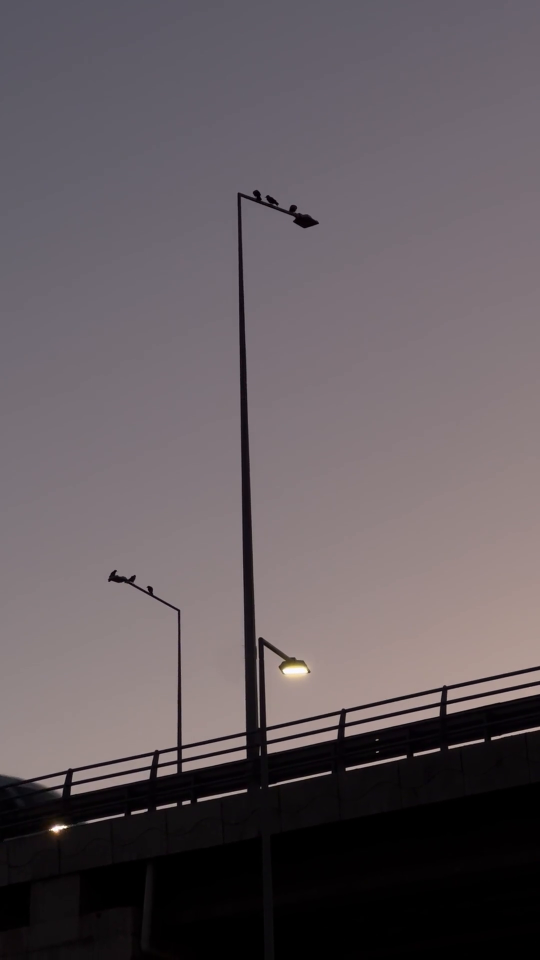
#> input picture frame 73 of opencv_study/videos/video3.mp4, 1080 x 1920 px (shown at 1/2 size)
$ python opencv_traking.py
#> lines starting #> are read from the running program, lines starting #| are printed output that depends on the picture; after the words box and inside, x2 and y2 are one past the last pixel; in counts of white or black regions, pixels touching at a corner belong together

import cv2
import math

# 객체 추적 - 움직이는 객체를 추적하기

cap = cv2.VideoCapture("opencv_study/videos/video3.mp4")

bgdl = cv2.createBackgroundSubtractorMOG2(
    history=300,
    varThreshold=35,
    detectShadows=True
)

# 객체 추적용
next_id = 1
objects = {}    # id : (x,y)
max_dist = 60
max_miss = 30

while True:
    ret, frame = cap.read()
#> frame is the input picture: shape (1920, 1080, 3); mean B, G, R 94.2, 89.9, 98.3
    if not ret: break

    frame = cv2.resize(frame, (360,640))
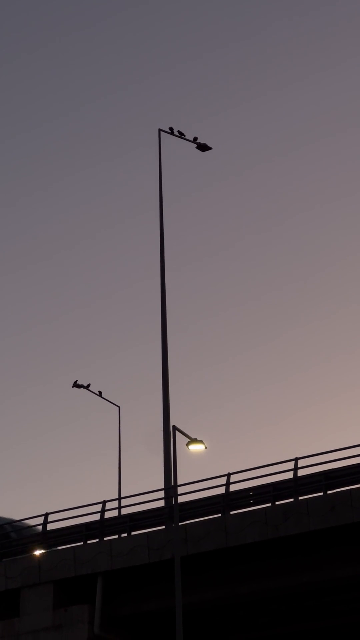
#> frame: shape (640, 360, 3); mean B, G, R 94.2, 89.9, 98.3

    fgmask = bgdl.apply(frame) # 배경 제거
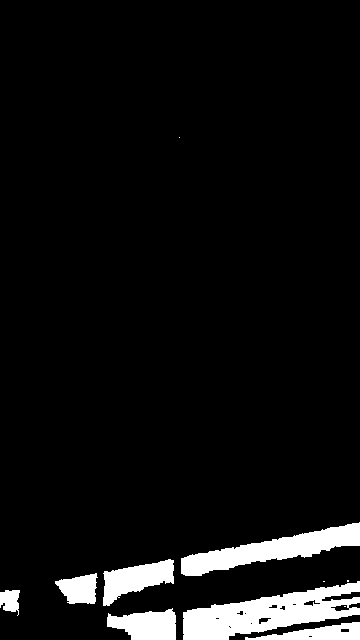
#> fgmask: shape (640, 360); values 127 (black) and 255 (white), 6.5% white; 11 white regions (4 under 20 px), largest, box (x1, y1, x2, y2) and area: (183, 581, 360, 640) 5353, (181, 522, 360, 576) 3729, (103, 559, 174, 606) 1792

    _, thresh = cv2.threshold( fgmask, 200, 255, cv2.THRESH_BINARY)

    # 모폴로지 작업
    kernel = cv2.getStructuringElement( cv2.MORPH_RECT, (3,3))
    fmask = cv2.morphologyEx( # 노이즈 제거 (작은점 제거)
        thresh, cv2.MORPH_OPEN, kernel, iterations=1
    )
#> fmask: shape (640, 360); 6.4% white; 7 white regions, largest, box (x1, y1, x2, y2) and area: (183, 581, 360, 640) 5338, (181, 523, 360, 576) 3721, (103, 559, 174, 606) 1783

    mask = cv2.morphologyEx( # 끊어진 움직임 영역 연결
        fmask, cv2.MORPH_CLOSE, kernel, iterations=2
    )
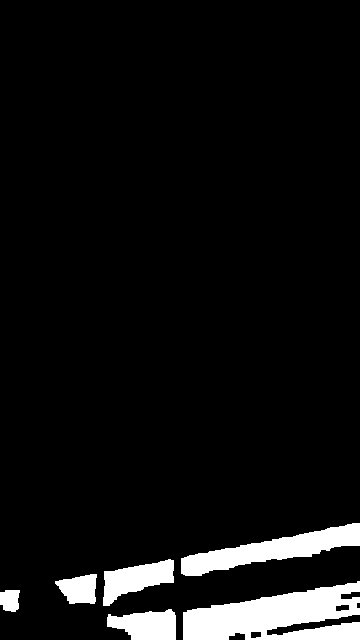
#> mask: shape (640, 360); 6.6% white; 6 white regions

    contours, _ = cv2.findContours(
        mask, cv2.RETR_EXTERNAL, cv2.CHAIN_APPROX_SIMPLE
    )
#> contours = 6 contours; box (x1, y1, x2, y2) and area: (183, 581, 360, 640) 6560, (181, 523, 360, 576) 3534, (103, 559, 174, 606) 1694, (107, 609, 176, 640) 1501, (55, 574, 97, 604) 842, (0, 590, 20, 612) 330

    copy = frame.copy()
    detections = []

    for cnt in contours:
        area = cv2.contourArea(cnt)
        if area < 30: continue

        x,y,w,h = cv2.boundingRect(cnt)
        if h > w*2:
            continue

        # 움직이는 객체의 중심점 찾기
        cx = x + w//2
        cy = y + h//2
        detections.append({"x":x, "y":y, "w":w, "h":h, "cx":cx, "cy":cy})
#> this loop made 6 passes
#> (area, x, y, w, h, cx, cy) on passes 1 to 6: (1501, 107, 609, 69, 31, 141, 624), (330.5, 0, 590, 20, 22, 10, 601), (6559.5, 183, 581, 177, 59, 271, 610), (841.5, 55, 574, 42, 30, 76, 589), (1694, 103, 559, 71, 47, 138, 582), (3534.5, 181, 523, 179, 53, 270, 549)
#> after the loop, detections = 6 items

    for obj_id in objects:
        objects[obj_id]["miss"] += 1

    used_ids = set()

    for det in detections:
        cx = det["cx"]
        cy = det["cy"]

        match_id = None
        min_dist = 1000

        for obj_id, obj in objects.items():
            if obj_id in used_ids:
                continue

            old_cx = obj["cx"]
            old_cy = obj["cy"]

            dist = math.hypot(cx - old_cx, cy - old_cy)

            if dist < min_dist and dist < max_dist:
                min_dist = dist
                match_id = obj_id

        if match_id is None:
            match_id = next_id
            next_id += 1

        objects[match_id] = {
            "cx":cx,
            "cy":cy,
            "miss":0,
            "x":det["x"],
            "y":det["y"],
            "w":det["w"],
            "h":det["h"]
        }
        used_ids.add(match_id)
#> this loop made 6 passes
#> (det, cx, cy) on passes 1, 2, 4, 5: ({'x': 107, 'y': 609, 'w': 69, 'h': 31, 'cx': 141, 'cy': 624}, 141, 624), ({'x': 0, 'y': 590, 'w': 20, 'h': 22, 'cx': 10, 'cy': 601}, 10, 601), ({'x': 55, 'y': 574, 'w': 42, 'h': 30, 'cx': 76, 'cy': 589}, 76, 589), ({'x': 103, 'y': 559, 'w': 71, 'h': 47, 'cx': 138, 'cy': 582}, 138, 582)
#> (cx, cy) on passes 3, 6: (271, 610), (270, 549)
#> after the loop, next_id = 7; objects = 6 items; used_ids = 6 items

    delete_ids = []
    for obj_id, obj in objects.items():
        if obj["miss"] > max_miss:
            delete_ids.append(obj_id)
#> this loop made 6 passes
#> after the loop, delete_ids = []

    for obj_id in delete_ids:   # 삭제 대상 del 삭제
        del objects[obj_id]
#> this loop made 0 passes

    for obj_id, obj in objects.items():
        if obj["miss"] > 0:
            cv2.circle(copy, (obj["cx"], obj["cy"]), 5, (80,80,255), -1)
            cv2.putText(copy, f"ID{obj_id}", (obj["cx"], obj["cy"] -10),
                        cv2.FONT_HERSHEY_SIMPLEX, 0.5, (0,255,200), 1)
            continue

        x = obj["x"]
        y = obj["y"]
        w = obj["w"]
        h = obj["h"]

        cv2.rectangle(copy, (x,y), (x+w,y+h), (0,0,255), 2)
        cv2.circle(copy, (obj["cx"], obj["cy"]), 4, (0,0,255), -1)
        cv2.putText(copy, f"ID{obj_id}", (x,y-10),
                    cv2.FONT_HERSHEY_SIMPLEX, 0.5, (0,255,200), 1)
#> this loop made 6 passes
#> (x, y, w, h) on passes 1 to 6: (107, 609, 69, 31), (0, 590, 20, 22), (183, 581, 177, 59), (55, 574, 42, 30), (103, 559, 71, 47), (181, 523, 179, 53)
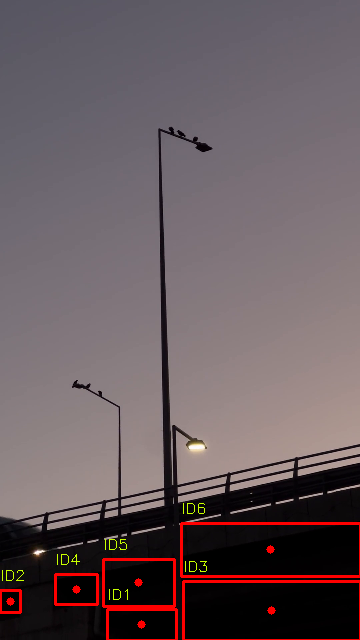
#> copy: shape (640, 360, 3); 2.04% of pixels changed, all inside (x1, y1, x2, y2) = (0, 503, 360, 640)

    cv2.imshow("original", frame)
    cv2.imshow("thresh", thresh)
    cv2.imshow("bbox", copy)
    if cv2.waitKey(int(1000/60)) == 27:
#> (key Esc is pressed here)
        break

cap.release()
cv2.destroyAllWindows()

$ run again, starting later in the video
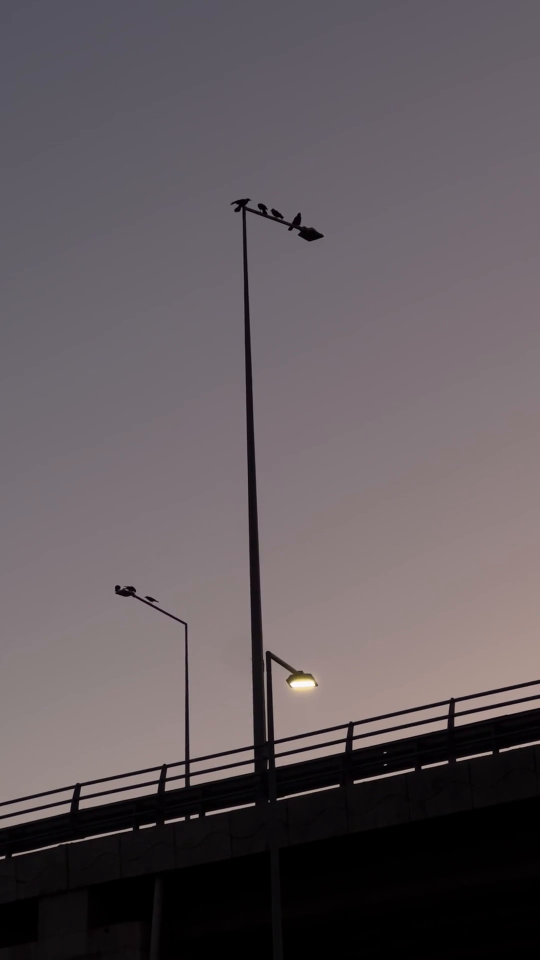
#> input picture frame 331 of opencv_study/videos/video3.mp4, 1080 x 1920 px (shown at 1/2 size)
#> frame is the input picture: shape (1920, 1080, 3); mean B, G, R 93.1, 88.7, 96.9
#> frame: shape (640, 360, 3)
#> `fgmask = bgdl.apply(frame)`:
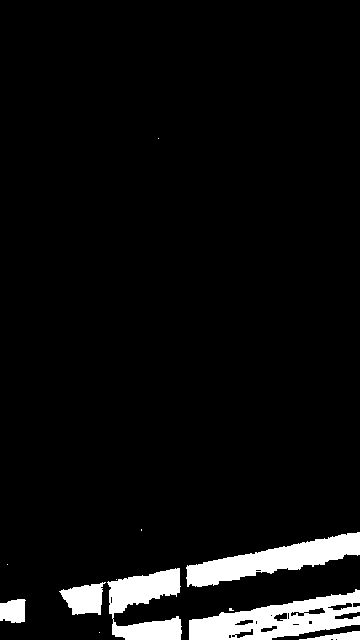
#> fgmask: shape (640, 360); values 127 (black) and 255 (white), 5.9% white; 12 white regions (6 under 20 px), largest, box (x1, y1, x2, y2) and area: (189, 589, 360, 640) 4554, (186, 532, 360, 587) 4011, (107, 568, 182, 640) 3179, (59, 582, 106, 615) 1001, (0, 599, 26, 623) 527, (299, 631, 360, 640) 299
#> fmask: shape (640, 360); 5.8% white; 8 white regions (1 under 20 px), largest, box (x1, y1, x2, y2) and area: (189, 590, 360, 640) 4515, (187, 532, 360, 587) 3974, (108, 568, 180, 614) 1954
#> mask: shape (640, 360); 6.1% white; 7 white regions
#> contours = 7 contours; box (x1, y1, x2, y2) and area: (189, 590, 360, 640) 4976, (187, 532, 360, 587) 3779, (108, 568, 180, 614) 1864, (112, 616, 182, 640) 1106, (61, 583, 103, 615) 925, (0, 599, 25, 623) 486, (307, 631, 360, 640) 236
#> the loop `for cnt in contours:` made 7 passes
#> (area, x, y, w, h, cx, cy) on passes 1 to 7: (236.5, 307, 631, 53, 9, 333, 635), (1105.5, 112, 616, 70, 24, 147, 628), (486, 0, 599, 25, 24, 12, 611), (4976, 189, 590, 171, 50, 274, 615), (925, 61, 583, 42, 32, 82, 599), (1864.5, 108, 568, 72, 46, 144, 591), (3779, 187, 532, 173, 55, 273, 559)
#> after the loop `for cnt in contours:`: detections = 7 items
#> the loop `for det in detections:` made 7 passes
#> (det, cx, cy) on passes 1, 2, 3, 5, 6: ({'x': 307, 'y': 631, 'w': 53, 'h': 9, 'cx': 333, 'cy': 635}, 333, 635), ({'x': 112, 'y': 616, 'w': 70, 'h': 24, 'cx': 147, 'cy': 628}, 147, 628), ({'x': 0, 'y': 599, 'w': 25, 'h': 24, 'cx': 12, 'cy': 611}, 12, 611), ({'x': 61, 'y': 583, 'w': 42, 'h': 32, 'cx': 82, 'cy': 599}, 82, 599), ({'x': 108, 'y': 568, 'w': 72, 'h': 46, 'cx': 144, 'cy': 591}, 144, 591)
#> after the loop `for det in detections:`: next_id = 8; objects = 7 items
#> the loop `for obj_id, obj in objects.items():` made 7 passes
#> after the loop `for obj_id, obj in objects.items():`: delete_ids = []
#> the loop `for obj_id, obj in objects.items():` made 7 passes
#> (x, y, w, h) on passes 1 to 7: (307, 631, 53, 9), (112, 616, 70, 24), (0, 599, 25, 24), (189, 590, 171, 50), (61, 583, 42, 32), (108, 568, 72, 46), (187, 532, 173, 55)
#> after the loop `for obj_id, obj in objects.items():`:
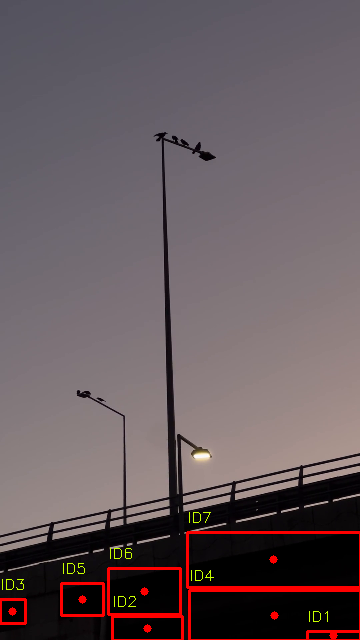
#> copy: shape (640, 360, 3); mean B, G, R 93, 89.1, 102

$ run again, starting later in the video
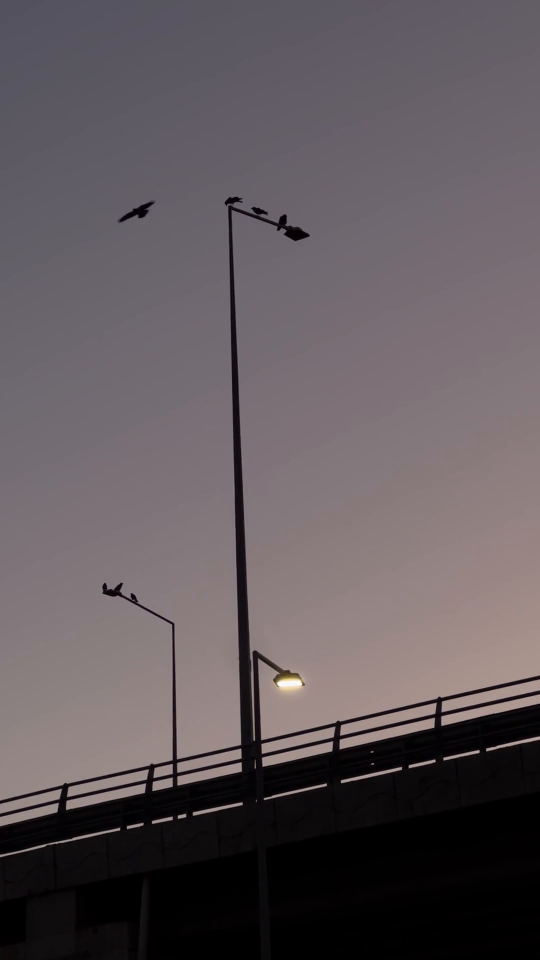
#> input picture frame 588 of opencv_study/videos/video3.mp4, 1080 x 1920 px (shown at 1/2 size)
#> frame is the input picture: shape (1920, 1080, 3); mean B, G, R 92.4, 88.1, 96.3
#> frame: shape (640, 360, 3)
#> `fgmask = bgdl.apply(frame)`:
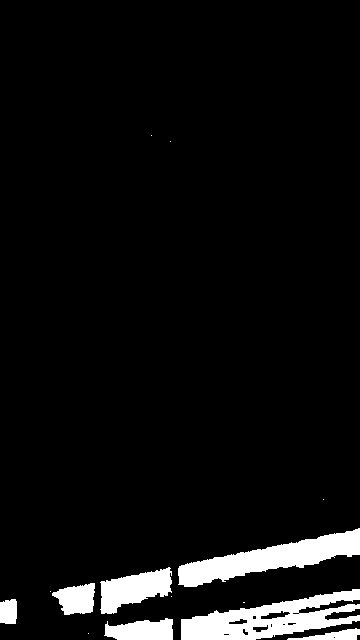
#> fgmask: shape (640, 360); values 127 (black) and 255 (white), 6% white; 14 white regions (7 under 20 px), largest, box (x1, y1, x2, y2) and area: (181, 589, 360, 640) 4686, (178, 528, 360, 587) 4278, (100, 567, 172, 614) 1981
#> fmask: shape (640, 360); 6% white; 7 white regions, largest, box (x1, y1, x2, y2) and area: (181, 589, 360, 640) 4677, (178, 528, 360, 587) 4259, (101, 568, 172, 614) 1954
#> mask: shape (640, 360); 6.2% white; 6 white regions
#> contours = 6 contours; box (x1, y1, x2, y2) and area: (181, 589, 360, 640) 5566, (178, 528, 360, 587) 4063, (101, 568, 172, 614) 1865, (105, 618, 173, 640) 1092, (52, 583, 95, 615) 896, (0, 599, 17, 624) 354
#> the loop `for cnt in contours:` made 6 passes
#> (area, x, y, w, h, cx, cy) on passes 1 to 6: (1091.5, 105, 618, 68, 22, 139, 629), (353.5, 0, 599, 17, 25, 8, 611), (5566.5, 181, 589, 179, 51, 270, 614), (895.5, 52, 583, 43, 32, 73, 599), (1865, 101, 568, 71, 46, 136, 591), (4063, 178, 528, 182, 59, 269, 557)
#> after the loop `for cnt in contours:`: detections = 6 items
#> the loop `for det in detections:` made 6 passes
#> (det, cx, cy) on passes 1, 2, 4, 5: ({'x': 105, 'y': 618, 'w': 68, 'h': 22, 'cx': 139, 'cy': 629}, 139, 629), ({'x': 0, 'y': 599, 'w': 17, 'h': 25, 'cx': 8, 'cy': 611}, 8, 611), ({'x': 52, 'y': 583, 'w': 43, 'h': 32, 'cx': 73, 'cy': 599}, 73, 599), ({'x': 101, 'y': 568, 'w': 71, 'h': 46, 'cx': 136, 'cy': 591}, 136, 591)
#> after the loop `for det in detections:`: next_id = 7; objects = 6 items
#> the loop `for obj_id, obj in objects.items():` made 6 passes
#> after the loop `for obj_id, obj in objects.items():`: delete_ids = []
#> the loop `for obj_id, obj in objects.items():` made 6 passes
#> (x, y, w, h) on passes 1 to 6: (105, 618, 68, 22), (0, 599, 17, 25), (181, 589, 179, 51), (52, 583, 43, 32), (101, 568, 71, 46), (178, 528, 182, 59)
#> after the loop `for obj_id, obj in objects.items():`:
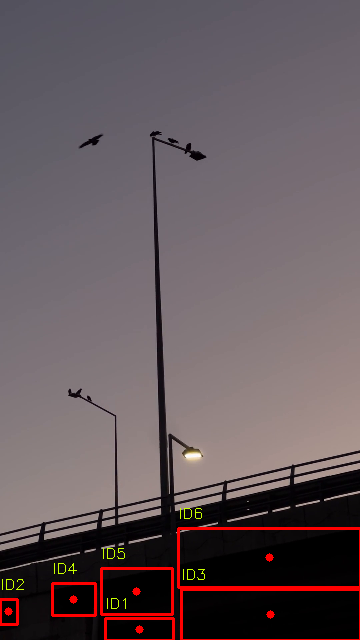
#> copy: shape (640, 360, 3); mean B, G, R 92.3, 88.4, 101.1
